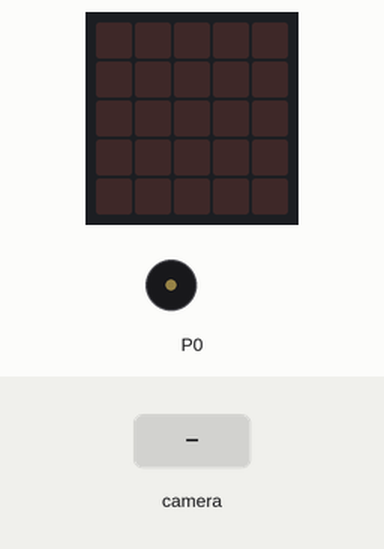
Simulated run of this program. Board: BBC micro:bit (MakeCode). On the bench: the board's 5×5 LED display, buzzer (waves = sounding). Inputs (shaded band) come from the test bench. The 48×5 strip is a reading aid, not a part: it shows the text the display is scrolling, unrolled, one strip-width of it at a time.

Above: at 1.2 s.
1.3 s: the camera recognises learned object ID1 for 2 s
At 1.8 s:
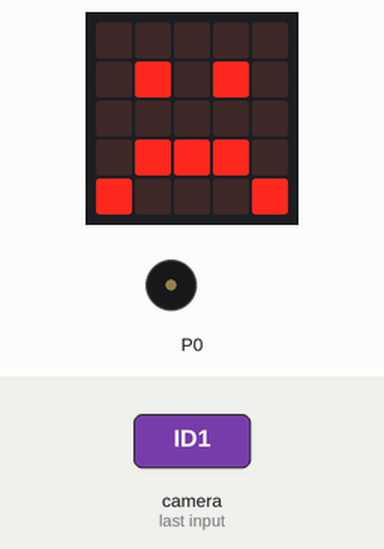
At 2.4 s:
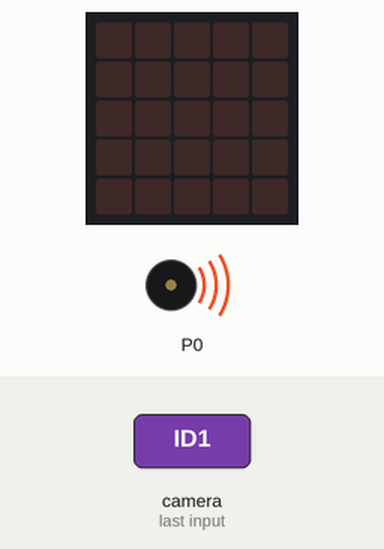
Timing chart, 0 to 5.5 s (numbered marks = the images above; inputs shaded):
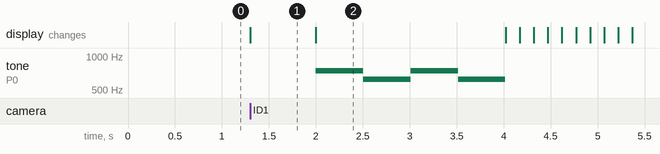

Measured:
- after the input at 1.3 s, tone on P0: plays 740 Hz for 0.51 s, 622 Hz for 0.51 s, 740 Hz for 0.51 s, 622 Hz for 0.50 s, starting after 0.70 s; the display: changes at once (image 1)
- what the display in image 1 shows lasts 0.7 s, from 1.3 s to 2.0 s

The program:

main.ts
```typescript
let 초기화 = 0
function Face_Recognition () {
    초기화 = 0
    huskylens.initI2c()
    huskylens.initMode(protocolAlgorithm.ALGORITHM_FACE_RECOGNITION)
    while (초기화 == 0) {
        huskylens.request()
        if (huskylens.isAppear(1, HUSKYLENSResultType_t.HUSKYLENSResultBlock)) {
            basic.showIcon(IconNames.Sad)
            basic.pause(100)
            basic.clearScreen()
            초기화 = 1
        }
    }
    music.playTone(740, music.beat(BeatFraction.Whole))
    music.playTone(622, music.beat(BeatFraction.Whole))
    music.playTone(740, music.beat(BeatFraction.Whole))
    music.playTone(622, music.beat(BeatFraction.Whole))
    basic.showString("CRIMINAL")
    basic.pause(100)
    초기화 += -1
}
basic.forever(function () {
    Face_Recognition()
})
```

test.ts
```typescript
// 테스트는 여기로 이동합니다; 이 패키지가 확장으로 사용될 때 컴파일되지 않을 것 입니다.
```
